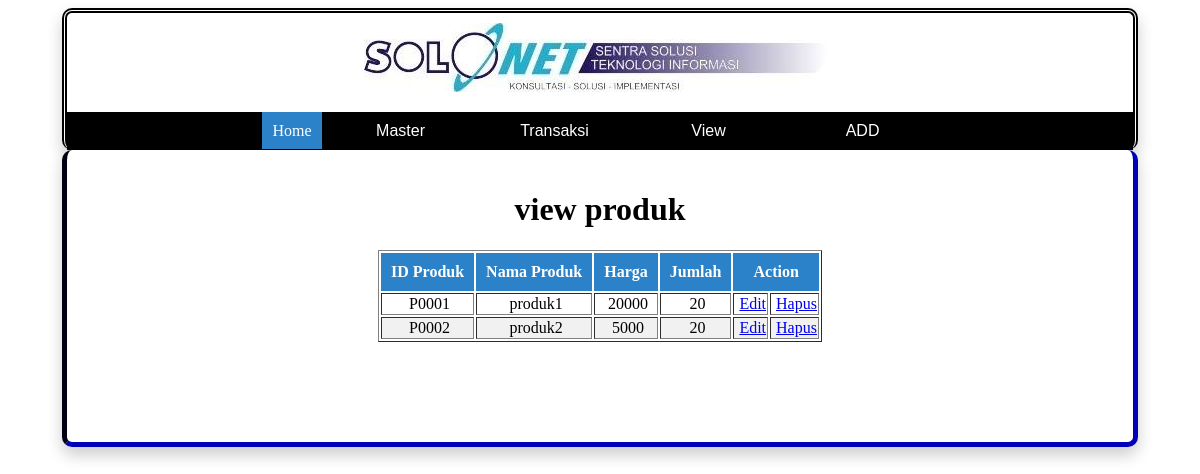
/nav.php?page=view_produk_compushop, run on the app's committed database.
### tables this page shows
CREATE TABLE `produk_compushop` (
  `productid` char(5) NOT NULL,
  `nama_produk` varchar(20) NOT NULL,
  `qty` int(5) NOT NULL,
  `harga_satuan` int(12) NOT NULL
);

### produk_compushop/view_produk.php (the view)
<?php
include "koneksi.php";
?>
<html>
<head>
</head>
<body>
<h1 align="center">view produk</h1>
<table border=1 align='center'>
	<center>
		<thead>
			<tr>
				<th>ID Produk</th><th>Nama Produk</th><th>Harga</th><th>Jumlah</th><th colspan="2">Action</th>
			</tr>
		</thead>
	</center>
<?php
$query = "select * from produk_compushop";
$sql = mysqli_query($konek, $query);
	while($tampil = mysqli_fetch_array ($sql)){
	echo "
		<tr>
			<td>$tampil[productid]</td>
			<td>$tampil[nama_produk]</td>
      <td>$tampil[harga_satuan]</td>
			<td align='center'>$tampil[qty]</td>
			";
?>
			<td><a href=home.php?page=edit_produk&productid=<?php echo $tampil['productid'] ?>>Edit</a></td>
			<td><a href=home.php?page=del_produk&productid=<?php echo $tampil['productid']?> onClick="return confirm('Apakah Anda Yakin Hapus Data?')">Hapus</a></td>
		</tr>
<?php
}
?>
</table>
</body>
</html>

### style1.css (style rules this page uses)
td { text-align : center; }
th { background-color: #2C82C9; color: white; border: none; padding: 10px; }
tr:nth-child(even) { background-color: #f1f1f1 }
td { padding-left: 5px; }

### data on the page
produk_compushop: productid "P0001", nama_produk "produk1", harga_satuan "20000", qty "20"
produk_compushop: productid "P0002", nama_produk "produk2", harga_satuan "5000", qty "20"
